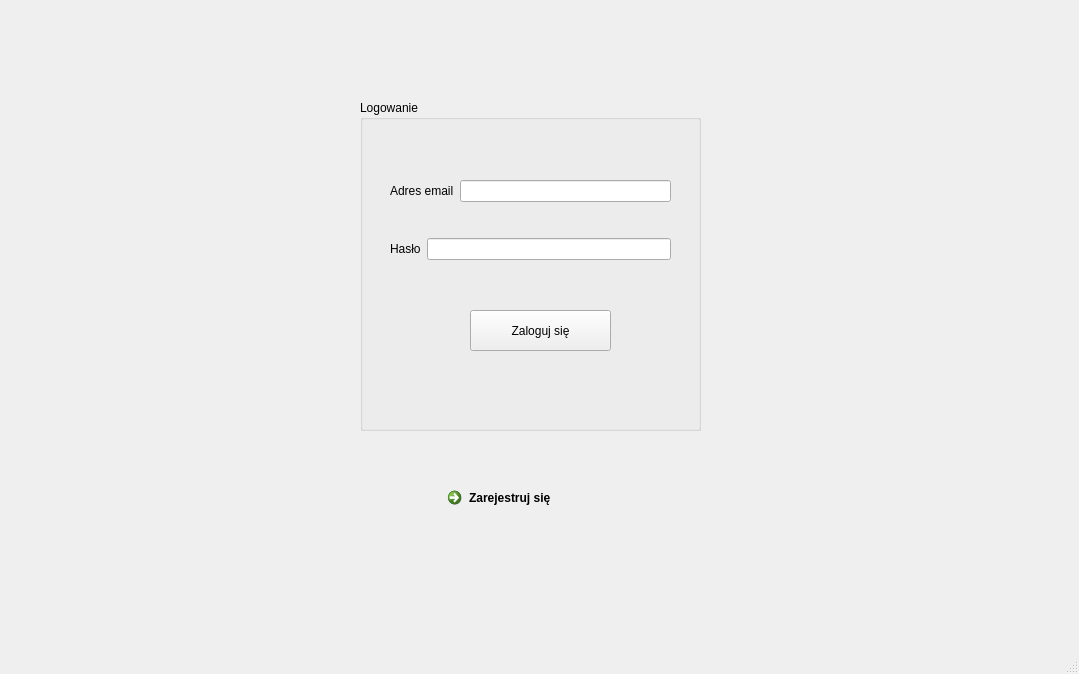
<?xml version="1.0" encoding="UTF-8"?>
<ui version="4.0">
 <class>MainWindow</class>
 <widget class="QMainWindow" name="MainWindow">
  <property name="geometry">
   <rect>
    <x>0</x>
    <y>0</y>
    <width>1079</width>
    <height>674</height>
   </rect>
  </property>
  <property name="minimumSize">
   <size>
    <width>1024</width>
    <height>612</height>
   </size>
  </property>
  <property name="windowTitle">
   <string>MainWindow</string>
  </property>
  <widget class="QWidget" name="centralwidget">
   <widget class="QStackedWidget" name="stackedWidget">
    <property name="geometry">
     <rect>
      <x>100</x>
      <y>70</y>
      <width>851</width>
      <height>561</height>
     </rect>
    </property>
    <property name="currentIndex">
     <number>0</number>
    </property>
    <widget class="QWidget" name="page_logIn">
     <widget class="QGroupBox" name="groupBox">
      <property name="geometry">
       <rect>
        <x>260</x>
        <y>30</y>
        <width>341</width>
        <height>331</height>
       </rect>
      </property>
      <property name="title">
       <string>Logowanie</string>
      </property>
      <widget class="QPushButton" name="pushButton_Login">
       <property name="geometry">
        <rect>
         <x>110</x>
         <y>210</y>
         <width>141</width>
         <height>41</height>
        </rect>
       </property>
       <property name="text">
        <string>Zaloguj się</string>
       </property>
      </widget>
      <widget class="QWidget" name="layoutWidget">
       <property name="geometry">
        <rect>
         <x>30</x>
         <y>50</y>
         <width>281</width>
         <height>141</height>
        </rect>
       </property>
       <layout class="QVBoxLayout" name="verticalLayout">
        <item>
         <layout class="QHBoxLayout" name="horizontalLayout">
          <item>
           <widget class="QLabel" name="label">
            <property name="text">
             <string>Adres email</string>
            </property>
           </widget>
          </item>
          <item>
           <widget class="QLineEdit" name="lineEdit_username"/>
          </item>
         </layout>
        </item>
        <item>
         <layout class="QHBoxLayout" name="horizontalLayout_2">
          <item>
           <widget class="QLabel" name="label_2">
            <property name="text">
             <string>Hasło</string>
            </property>
           </widget>
          </item>
          <item>
           <widget class="QLineEdit" name="lineEdit_password"/>
          </item>
         </layout>
        </item>
       </layout>
      </widget>
     </widget>
     <widget class="QCommandLinkButton" name="commandLinkButton_goToRegisterPage">
      <property name="geometry">
       <rect>
        <x>340</x>
        <y>410</y>
        <width>201</width>
        <height>41</height>
       </rect>
      </property>
      <property name="text">
       <string>Zarejestruj się</string>
      </property>
     </widget>
    </widget>
    <widget class="QWidget" name="page_SignIn">
     <widget class="QCommandLinkButton" name="commandLinkButton_sendApplication">
      <property name="geometry">
       <rect>
        <x>310</x>
        <y>370</y>
        <width>201</width>
        <height>41</height>
       </rect>
      </property>
      <property name="text">
       <string>Złóż wniosek</string>
      </property>
     </widget>
     <widget class="QCommandLinkButton" name="commandLinkButton_comeBackToLogIn">
      <property name="geometry">
       <rect>
        <x>310</x>
        <y>500</y>
        <width>201</width>
        <height>41</height>
       </rect>
      </property>
      <property name="text">
       <string>Wróć do ekranu logowania</string>
      </property>
     </widget>
     <widget class="QWidget" name="layoutWidget">
      <property name="geometry">
       <rect>
        <x>70</x>
        <y>20</y>
        <width>281</width>
        <height>331</height>
       </rect>
      </property>
      <layout class="QVBoxLayout" name="verticalLayout_2">
       <item>
        <layout class="QHBoxLayout" name="horizontalLayout_3">
         <item>
          <widget class="QLabel" name="label_3">
           <property name="text">
            <string>Imię</string>
           </property>
           <property name="margin">
            <number>2</number>
           </property>
          </widget>
         </item>
         <item>
          <widget class="QLineEdit" name="lineEdit_name"/>
         </item>
        </layout>
       </item>
       <item>
        <layout class="QHBoxLayout" name="horizontalLayout_4">
         <item>
          <widget class="QLabel" name="label_5">
           <property name="text">
            <string>Nazwisko</string>
           </property>
           <property name="margin">
            <number>2</number>
           </property>
          </widget>
         </item>
         <item>
          <widget class="QLineEdit" name="lineEdit_surname"/>
         </item>
        </layout>
       </item>
       <item>
        <layout class="QHBoxLayout" name="horizontalLayout_5">
         <item>
          <widget class="QLabel" name="label_4">
           <property name="text">
            <string>PESEL</string>
           </property>
           <property name="margin">
            <number>2</number>
           </property>
          </widget>
         </item>
         <item>
          <widget class="QLineEdit" name="lineEdit_id"/>
         </item>
        </layout>
       </item>
       <item>
        <layout class="QHBoxLayout" name="horizontalLayout_6">
         <item>
          <widget class="QLabel" name="label_6">
           <property name="text">
            <string>Adres</string>
           </property>
           <property name="margin">
            <number>2</number>
           </property>
          </widget>
         </item>
         <item>
          <widget class="QLineEdit" name="lineEdit_location"/>
         </item>
        </layout>
       </item>
       <item>
        <layout class="QHBoxLayout" name="horizontalLayout_7">
         <item>
          <widget class="QLabel" name="label_7">
           <property name="text">
            <string>Adres e-mail</string>
           </property>
           <property name="margin">
            <number>2</number>
           </property>
          </widget>
         </item>
         <item>
          <widget class="QLineEdit" name="lineEdit_email"/>
         </item>
        </layout>
       </item>
      </layout>
     </widget>
     <widget class="QWidget" name="layoutWidget">
      <property name="geometry">
       <rect>
        <x>500</x>
        <y>20</y>
        <width>301</width>
        <height>331</height>
       </rect>
      </property>
      <layout class="QVBoxLayout" name="verticalLayout_3">
       <item>
        <widget class="QLabel" name="label_8">
         <property name="text">
          <string>Podaj hasło</string>
         </property>
        </widget>
       </item>
       <item>
        <layout class="QHBoxLayout" name="horizontalLayout_8">
         <item>
          <widget class="QLabel" name="label_9">
           <property name="text">
            <string>Hasło</string>
           </property>
           <property name="margin">
            <number>2</number>
           </property>
          </widget>
         </item>
         <item>
          <widget class="QLineEdit" name="lineEdit_password_1"/>
         </item>
        </layout>
       </item>
       <item>
        <widget class="QLabel" name="label_10">
         <property name="text">
          <string>Powtórz hasło</string>
         </property>
        </widget>
       </item>
       <item>
        <layout class="QHBoxLayout" name="horizontalLayout_9">
         <item>
          <widget class="QLabel" name="label_11">
           <property name="text">
            <string>Hasło</string>
           </property>
           <property name="margin">
            <number>2</number>
           </property>
          </widget>
         </item>
         <item>
          <widget class="QLineEdit" name="lineEdit_password_2"/>
         </item>
        </layout>
       </item>
      </layout>
     </widget>
    </widget>
   </widget>
  </widget>
  <widget class="QStatusBar" name="statusbar"/>
 </widget>
 <resources/>
 <connections/>
</ui>
